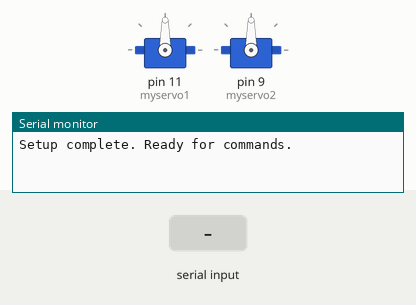
Simulated run of this sketch. Board: Arduino Uno, built with avr-gcc and run on an emulated ATmega328P. Shown: 2 × servo, the last lines printed to the serial monitor. Inputs (shaded band) come from the test bench.

Above: at 1.2 s.
1.3 s: "90,45\n" received over Serial
At 1.8 s:
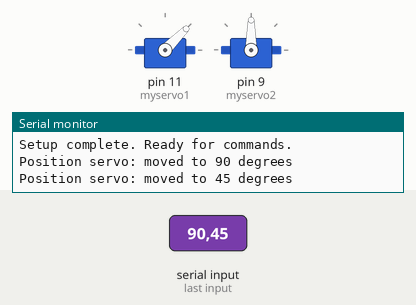
2.8 s: "30,150\n" received over Serial
At 4.0 s:
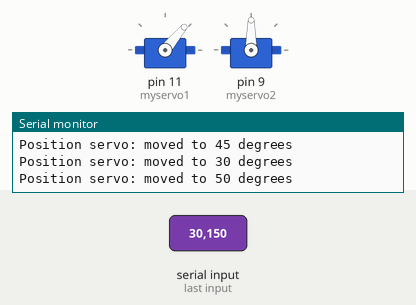
4.3 s: "0\n" received over Serial
At 4.7 s:
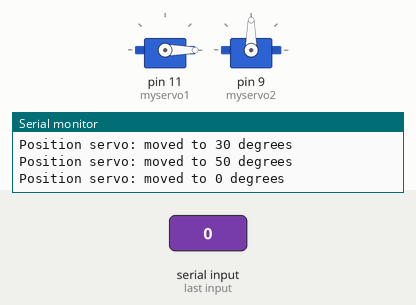
5.8 s: "90\n" received over Serial
At 7.1 s:
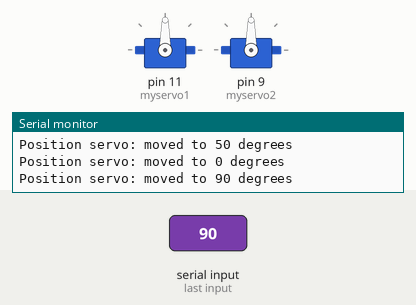
Timing chart, 0 to 8.3 s (numbered marks = the images above; inputs shaded):
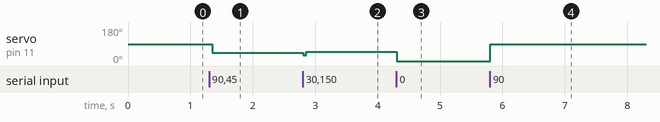

The sketch:

Workshop_3_BME.ino
```cpp
#include <Servo.h>

Servo myservo1;  // standard position servo
Servo myservo2;  // continuous-rotation servo

void setup() {
  Serial.begin(9600);
  myservo1.attach(11);  // Position servo on pin 11
  myservo2.attach(9);   // Continuous rotation servo on pin 9
  Serial.println("Setup complete. Ready for commands.");
}

void posServo() {
  if (Serial.available() > 0) {
    int angle = Serial.parseInt();
    while (Serial.available() > 0 && Serial.read() != '\n');
    if (angle >= 0 && angle <= 180) {
      myservo1.write(angle);
      Serial.print("Position servo: moved to ");
      Serial.print(angle);
      Serial.println(" degrees");
    } else {
      Serial.println("Invalid angle. Enter 0-180.");
    }
  }
}

void rotServo() {
  if (Serial.available() > 0) {
    int speed = Serial.parseInt();   // –100 … +100
    while (Serial.available() > 0 && Serial.read() != '\n');

    // 1) validate
    if (speed < -100 || speed > 100) {
      Serial.println("Invalid speed. Enter -100 to 100.");
      return;
    }

    // 2) stop on zero
    if (speed == 0) {
      myservo2.write(93);            // neutral
      Serial.println("Rotation servo: stopped");
      return;
    }

    // 3) invert mapping: –100→180°, +100→0°
    int angle = map(speed, -100, 100, 180, 0);
    myservo2.write(angle);

    // feedback
    Serial.print("Rotation servo: ");
    Serial.print(speed);
    Serial.print("% → angle ");
    Serial.print(angle);
    // Serial.println("°");
  }
}
void loop() {
  // Uncomment to test one at a time:
  posServo(); // Currently Testing Position Servo
  //rotServo();  // reading -100 to 100, mapping to 0–180
  delay(50);
}

//HI!!!!
```

Measured:
- after the input at 1.3 s, servo on pin 11 (myservo1): 90° → 45° after 0.05 s
- after the input at 2.8 s, servo on pin 11 (myservo1): 45° → 50° at once
- after the input at 4.3 s, servo on pin 11 (myservo1): 50° → 0° at once
- after the input at 5.8 s, servo on pin 11 (myservo1): 0° → 90° at once
